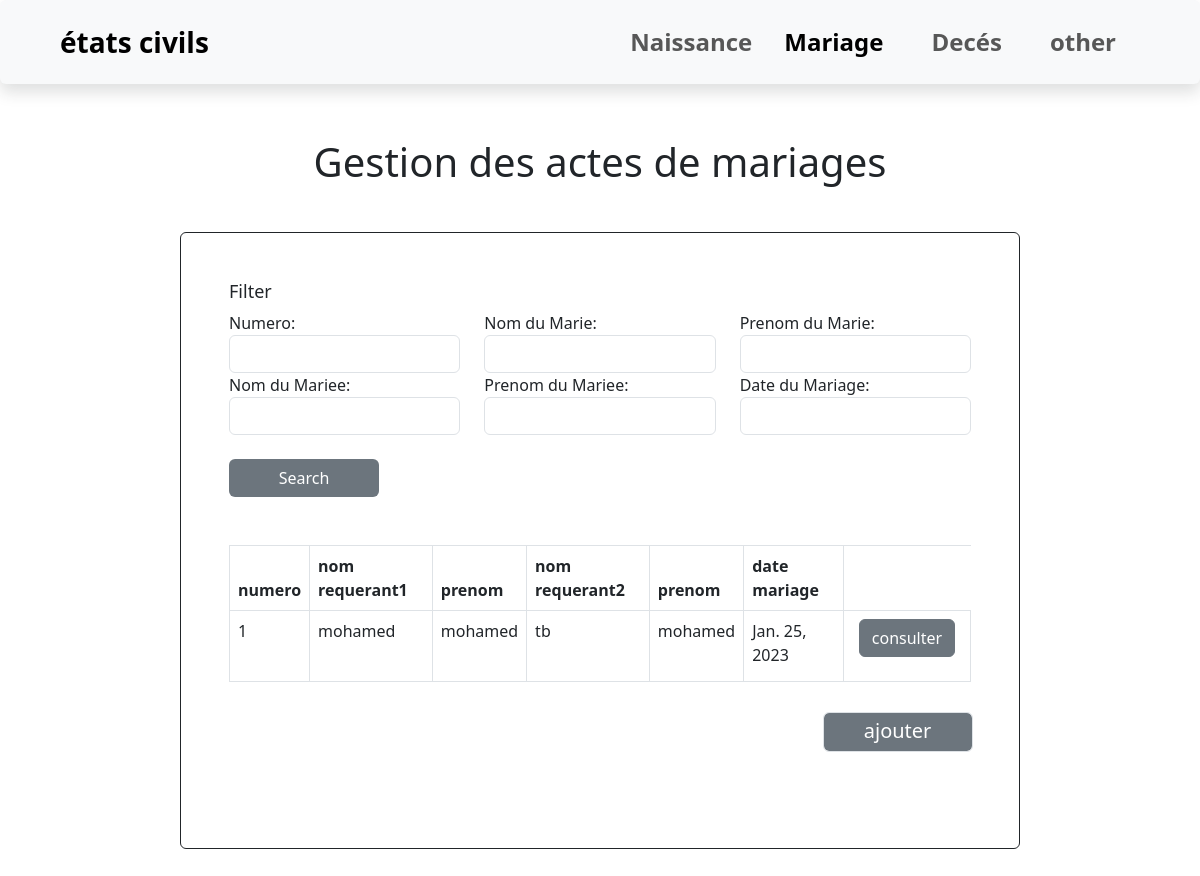
/rechercherM/, run on the app's committed database.
### app1/models.py (models this page shows)
class Mariage(models.Model):
    officier=models.ForeignKey(Officier,on_delete=models.CASCADE,default=0)
    numero_registre = models.ForeignKey ( RegistreMariage , on_delete = models.CASCADE,default = 0 )
    numero = models.CharField(max_length=5, unique=True, default=num_mariage)
    nom_requerant1 = models.CharField ( max_length = 500 , verbose_name = "Nom du Marie" ,default = ' ')
    prenom_requerant1 = models.CharField ( max_length = 500 , verbose_name = "Prenom du Marie",default = ' ' )
    profession_req1 = models.CharField ( max_length = 500 , verbose_name = "Profession du Marie" )
    domicile_req1 = models.CharField ( max_length = 500 , verbose_name = "Lieu de Domicile du Marie" )
    date_req1 = models.DateField ( verbose_name = "Date de Naissance du Marie" )
    lieu_naiss_req1 = models.CharField ( max_length = 500 , verbose_name = "Lieu de Naissance du Marie" )
    temoin_req1 = models.CharField ( max_length = 250 , verbose_name = 'Nom et Prénoms du Témoin du Marie' )
    nom_requerant2 = models.CharField ( max_length = 500 , verbose_name = "Nom du Mariee",default = ' ' )
    prenom_requerant2 = models.CharField ( max_length = 500 , verbose_name = "Prenom du Mariee",default = ' ' )
    profession_req2 = models.CharField ( max_length = 500 , verbose_name = "Profession du Mariee" )
    domicile_req2 = models.CharField ( max_length = 500 , verbose_name = "Lieu de Domicile du Mariee" )
    date_req2 = models.DateField ( verbose_name = "Date de Naissance du Mariee" )
    lieu_naiss_req2 = models.CharField ( max_length = 500 , verbose_name = "Lieu de Naissance du Mariee" )
    temoin_req2 = models.CharField ( max_length = 250 , verbose_name = 'Nom et Prénoms du Témoin du Mariee' )
    filiation = models.CharField ( max_length = 500 , verbose_name = 'la filiation',default = ' ' )
    date_mariage = models.DateField ( verbose_name = "Date du Mariage" )
    lieu_mariage = models.CharField ( max_length = 500 , verbose_name = "Lieu du Mariage" )

### app1/views.py (the view)
# urls.py: path('rechercherM/',views.searchM,name="searchM"),
def searchM(request):
    acte_list = Mariage.objects.all()
    acte_filter = MariageFilter(request.GET, queryset=acte_list)
    return render(request, 'searchM.html', {'filter': acte_filter})

### templates/searchM.html (shortened to what this page needs)
<!DOCTYPE html>
{% load static %}
<html lang="en">
<head>
    <link rel="stylesheet" href="/static/css/bootstrap.min.css">
</head>
<body>
  <nav class="navbar navbar-expand-lg bg-body-tertiary px-5 shadow p-3 mb-5 bg-body-tertiary rounded">
    <div class="container-fluid">
      <a class="navbar-brand fs-3 fw-semibold" href="#">états civils </a>
      <div class="collapse navbar-collapse" id="navbarSupportedContent">
        <ul class="navbar-nav ms-auto mb-2 mb-lg-0">
          <li class="nav-item">
            <a class="nav-link  fs-4 fw-semibold" aria-current="page" href="{% url 'searchN' %}">Naissance</a>
          </li>
          <li class="nav-item">
            <a class="nav-link active fs-4 px-4 fw-semibold" href="{% url 'searchM' %}">Mariage</a>
          </li>
          <li class="nav-item">
            <a class="nav-link fs-4 px-4 fw-semibold" href="{% url 'searchD' %}">Decés</a>
          </li>
          <li class="nav-item">
            <a class="nav-link fs-4 px-4 fw-semibold" href="#">other</a>
          </li>
        </ul>
      </div>
    </div>
  </nav>
  <center style="font-size: 40px;margin-bottom: 20px;"> Gestion des actes de mariages</center>
<div class="container pt-5 border border-dark rounded mb-5 p-5" style="width:70%;margin-top:40px">
{% load widget_tweaks %}
{% block content %}
  <form method="get">
    <div class="well">
      <h4 style="margin-top: 0;font-size:18px">Filter</h4>
      <div class="row">
        <div class="form-group col-sm-4 col-md-4">
          {{ filter.form.numero.label_tag }}
          {% render_field filter.form.numero class="form-control" %}
        </div><br>
        <div class="form-group col-sm-4 col-md-4">
          {{ filter.form.nom_requerant1.label_tag }}
          {% render_field filter.form.nom_requerant1 class="form-control" %}
        </div><br>
        <div class="form-group col-sm-4 col-md-4">
          {{ filter.form.prenom_requerant1.label_tag }}
          {% render_field filter.form.prenom_requerant1 class="form-control" %}
        </div>
        <div class="form-group col-sm-4 col-md-4">
          {{ filter.form.nom_requerant2.label_tag }}
          {% render_field filter.form.nom_requerant2 class="form-control" %}
        </div><br>
        <div class="form-group col-sm-4 col-md-4">
          {{ filter.form.prenom_requerant2.label_tag }}
          {% render_field filter.form.prenom_requerant2 class="form-control" %}
        </div><br>
        <div class="form-group col-sm-4 col-md-4">
          {{ filter.form.date_mariage.label_tag }}
          {% render_field filter.form.date_mariage class="form-control" %}
        </div>
      </div>
        <br>
      <button type="submit" class="btn bg-secondary text-white "  style="width:150px;">
         Search
      </button>
    </div><br><br>
  </form>
  <table class="table table-bordered">
    <thead>
      <tr>
        <th>numero</th>
        <th>nom requerant1</th>
        <th>prenom</th>
        <th>nom requerant2</th>
        <th>prenom</th>
        <th>date mariage</th>
      </tr>
    </thead>
    <tbody>
      {% for acteM in filter.qs %}
        <tr>
          <td>{{ acteM.numero }}</td>
          <td>{{ acteM.nom_requerant1 }}</td>
          <td>{{ acteM.prenom_requerant1 }}</td>
          <td>{{ acteM.nom_requerant2 }}</td>
          <td>{{ acteM.prenom_requerant2 }}</td>
          <td>{{ acteM.date_mariage }}</td>
          <td > <p data-placement="top"data-toggle="tooltip" title="Edit" id="ajt"><a href="/editM/{{ acteM.id }}" class="btn btn-secondary btn-xs" data-title="Edit" data-toggle="modal" data-target="#edit" >consulter</a></p>
          </td>
        </tr>
      {% empty %}
        <tr>
          <td colspan="5">y'a pas d'acte pour cette personne !</td>
        </tr>
      {% endfor %}
    </tbody>
  </table>
  <a href="{% url 'ADD_Mar' %}" class="form-control bg-secondary fs-5 text-white mb-5 topdf" style="padding-top:3px;text-decoration:none;width:150px;height:40px;margin-top:30px;text-align:center;margin-left:80%" >ajouter</a>
{% endblock %}
    </div>
</body>
</html>

### templates/searchM.html (style rules this page uses)
#ajt { font-size:17px; width:110px; margin-left:auto; margin-right:auto; text-align:center }

### data on the page
Mariage: numero "1", nom_requerant1 "mohamed", prenom_requerant1 "mohamed", nom_requerant2 "tb", prenom_requerant2 "mohamed", date_mariage "Jan. 25, 2023"

### other printed values
{{ filter.form.numero.label_tag }} "Numero:"
{{ filter.form.nom_requerant1.label_tag }} "Nom du Marie:"
{{ filter.form.prenom_requerant1.label_tag }} "Prenom du Marie:"
{{ filter.form.nom_requerant2.label_tag }} "Nom du Mariee:"
{{ filter.form.prenom_requerant2.label_tag }} "Prenom du Mariee:"
{{ filter.form.date_mariage.label_tag }} "Date du Mariage:"
